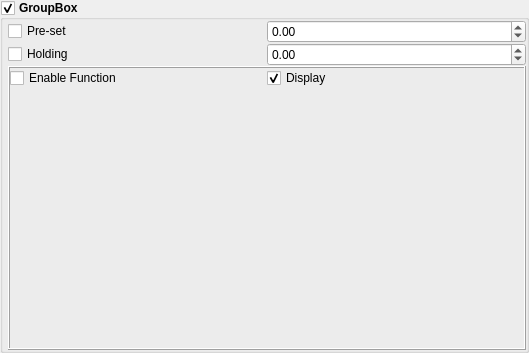
<?xml version="1.0" encoding="UTF-8"?>
<ui version="4.0">
 <class>Form</class>
 <widget class="QWidget" name="Form">
  <property name="geometry">
   <rect>
    <x>0</x>
    <y>0</y>
    <width>529</width>
    <height>353</height>
   </rect>
  </property>
  <property name="windowTitle">
   <string>Form</string>
  </property>
  <layout class="QVBoxLayout" name="verticalLayout_3">
   <property name="spacing">
    <number>0</number>
   </property>
   <property name="margin">
    <number>0</number>
   </property>
   <item>
    <widget class="QGroupBox" name="groupBox">
     <property name="font">
      <font>
       <weight>75</weight>
       <bold>true</bold>
      </font>
     </property>
     <property name="title">
      <string>GroupBox</string>
     </property>
     <property name="checkable">
      <bool>true</bool>
     </property>
     <layout class="QVBoxLayout" name="verticalLayout_2">
      <property name="spacing">
       <number>0</number>
      </property>
      <property name="leftMargin">
       <number>5</number>
      </property>
      <property name="topMargin">
       <number>0</number>
      </property>
      <property name="rightMargin">
       <number>0</number>
      </property>
      <property name="bottomMargin">
       <number>0</number>
      </property>
      <item>
       <layout class="QGridLayout" name="gridLayout">
        <property name="spacing">
         <number>0</number>
        </property>
        <item row="0" column="0">
         <widget class="QCheckBox" name="preSetCheck">
          <property name="font">
           <font>
            <weight>50</weight>
            <bold>false</bold>
           </font>
          </property>
          <property name="text">
           <string>Pre-set</string>
          </property>
         </widget>
        </item>
        <item row="0" column="1">
         <widget class="SpinBox" name="preSetSpin">
          <property name="font">
           <font>
            <weight>50</weight>
            <bold>false</bold>
           </font>
          </property>
          <property name="minimum">
           <double>-999999999.000000000000000</double>
          </property>
          <property name="maximum">
           <double>999999999.000000000000000</double>
          </property>
         </widget>
        </item>
        <item row="1" column="0">
         <widget class="QCheckBox" name="holdingCheck">
          <property name="font">
           <font>
            <weight>50</weight>
            <bold>false</bold>
           </font>
          </property>
          <property name="text">
           <string>Holding</string>
          </property>
         </widget>
        </item>
        <item row="1" column="1">
         <widget class="SpinBox" name="holdingSpin">
          <property name="font">
           <font>
            <weight>50</weight>
            <bold>false</bold>
           </font>
          </property>
          <property name="minimum">
           <double>-999999999.000000000000000</double>
          </property>
          <property name="maximum">
           <double>999999999.000000000000000</double>
          </property>
         </widget>
        </item>
       </layout>
      </item>
      <item>
       <widget class="QFrame" name="frame">
        <property name="frameShape">
         <enum>QFrame::Box</enum>
        </property>
        <property name="frameShadow">
         <enum>QFrame::Raised</enum>
        </property>
        <layout class="QVBoxLayout" name="verticalLayout">
         <property name="spacing">
          <number>0</number>
         </property>
         <property name="margin">
          <number>0</number>
         </property>
         <item>
          <layout class="QHBoxLayout" name="horizontalLayout">
           <item>
            <widget class="QCheckBox" name="functionCheck">
             <property name="font">
              <font>
               <weight>50</weight>
               <bold>false</bold>
              </font>
             </property>
             <property name="text">
              <string>Enable Function</string>
             </property>
            </widget>
           </item>
           <item>
            <widget class="QCheckBox" name="displayCheck">
             <property name="font">
              <font>
               <weight>50</weight>
               <bold>false</bold>
              </font>
             </property>
             <property name="text">
              <string>Display</string>
             </property>
             <property name="checked">
              <bool>true</bool>
             </property>
            </widget>
           </item>
          </layout>
         </item>
         <item>
          <widget class="StimGenerator" name="waveGeneratorWidget" native="true">
           <property name="sizePolicy">
            <sizepolicy hsizetype="Preferred" vsizetype="Expanding">
             <horstretch>0</horstretch>
             <verstretch>0</verstretch>
            </sizepolicy>
           </property>
           <property name="font">
            <font>
             <weight>50</weight>
             <bold>false</bold>
            </font>
           </property>
          </widget>
         </item>
        </layout>
       </widget>
      </item>
     </layout>
    </widget>
   </item>
  </layout>
 </widget>
 <customwidgets>
  <customwidget>
   <class>StimGenerator</class>
   <extends>QWidget</extends>
   <header>acq4.util.generator.StimGenerator</header>
   <container>1</container>
  </customwidget>
  <customwidget>
   <class>SpinBox</class>
   <extends>QDoubleSpinBox</extends>
   <header>acq4.pyqtgraph</header>
  </customwidget>
 </customwidgets>
 <resources/>
 <connections/>
</ui>
